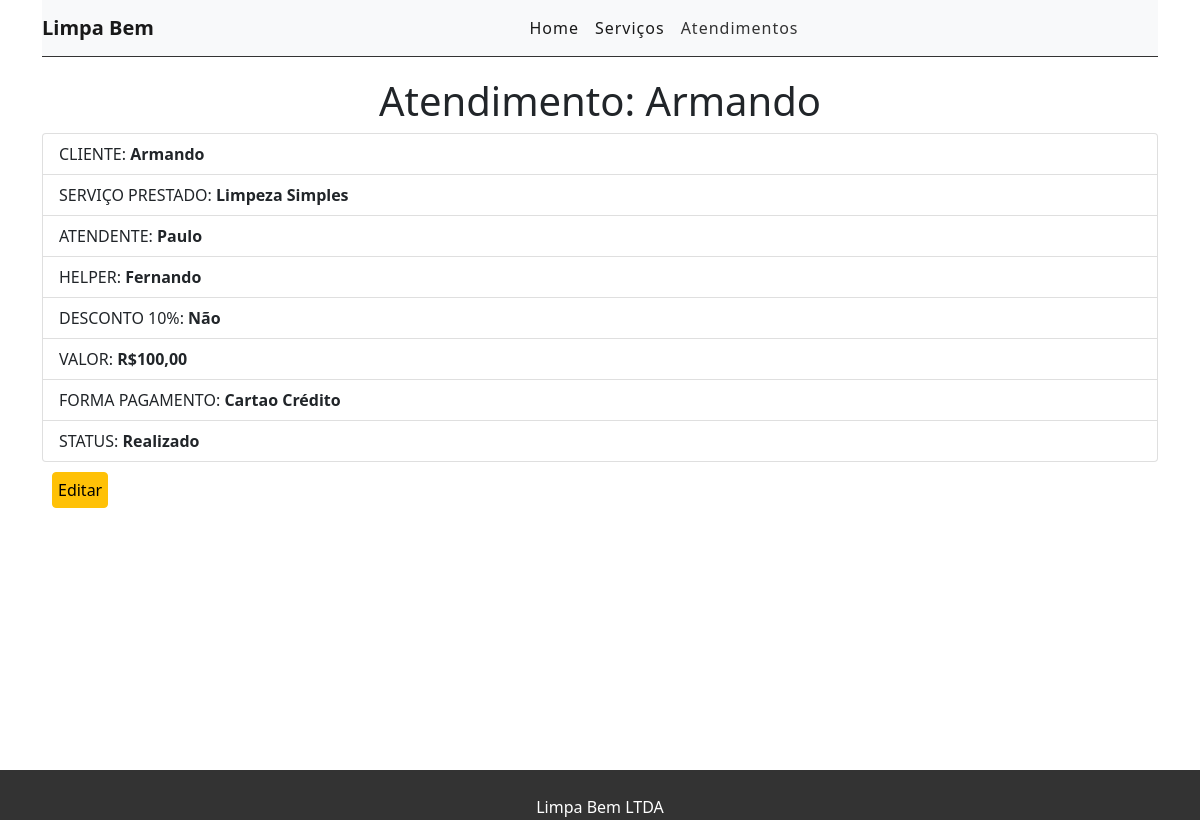
The app's page /atendimentos/atendimento/6/ (signed in) with its own data.
### atendimentos/models.py (models this page shows, shortened)
class Atendimento(models.Model):
    servico = models.ForeignKey(Servico, on_delete = models.CASCADE)
    atendente = models.ForeignKey(
                                settings.AUTH_USER_MODEL, on_delete=models.CASCADE,
                                limit_choices_to={'groups__name': 'Atendente'}, related_name='Atendente')
    helper = models.ForeignKey(
                                settings.AUTH_USER_MODEL, on_delete=models.CASCADE,
                                limit_choices_to={'groups__name': 'Helper'},  related_name='Helper')
    FORMA_PAGAMENTO = (
        ('D', 'Dinheiro'),
        ('P', 'PIX'),
        ('CD', 'Cartao Débito'),
        ('CC', 'Cartao Crédito')
    )
    formapgto = models.CharField(max_length= 2, choices=FORMA_PAGAMENTO,
                                    blank= False, null= False,
                                    default= 'D')
    def get_formapgto_display(self):
        return dict(self.FORMA_PAGAMENTO)[self.formapgto]
    GERENTE_DESCONTO = (
        ('S', 'Sim'),
        ('N', 'Não')
    )
    gerente_desc = models.CharField(max_length= 1,
                                    choices=GERENTE_DESCONTO, blank=False,
                                    null=False, default='N')
    def get_gerente_desc_display(self):
        return dict(self.GERENTE_DESCONTO)[self.gerente_desc]
    valor = models.DecimalField(max_digits=10, decimal_places=2,
                                editable=False, default= 0.0)
    data_atendimento = models.DateTimeField(auto_now_add= True)
    data_agendada = models.DateTimeField(auto_now_add = False,
                                        blank= False, null= False)
    SITUACAO = (
        ('P', 'Pendente'),
        ('R', 'Realizado'),
        ('C', 'Cancelado')
    )
    situacao = models.CharField(max_length=1, choices=SITUACAO,
                                blank=False, null=False,
                                default='P')
    def get_situacao_display(self):
        return dict(self.SITUACAO)[self.situacao]
    cliente = models.ForeignKey(Cliente, on_delete= models.CASCADE)

### clientes/models.py (models this page shows, shortened)
class Cliente(models.Model):
    nome = models.CharField(max_length= 255)
    telefone = models.CharField(max_length= 25)
    endereco = models.CharField(max_length=255)

### servicos/models.py (models this page shows)
class Servico(models.Model):
    nome = models.CharField(max_length = 255)
    valor = models.DecimalField(max_digits = 7, decimal_places = 2)
    descricao = models.TextField(default='Descrição')
    def __str__(self):
        return self.nome

### atendimentos/views.py (the view)
# urls.py: path('atendimento/<int:id>/', views.AtendimentoEspecifico, name='url_ver-atendimento'),
@login_required
def AtendimentoEspecifico(request, id):
    data = {}
    atendimento = get_object_or_404(Atendimento, pk=id)
    if atendimento.gerente_desc == 'S':
        atendimento.valor = atendimento.valor - (atendimento.valor * 10/100)
    data['atendimento'] = atendimento
    return render(request, 'verAtendimento.html', data)

### atendimentos/templates/verAtendimento.html (shortened to what this page needs)
{% extends 'base.html' %}
{% block content %}
<div class="title">
    <h1>Atendimento: {{ atendimento.cliente.nome }}</h1>
 </div>
 <ul class="list-group">
    <li class="list-group-item">CLIENTE: <strong>{{atendimento.cliente.nome}}</strong></li>
    <li class="list-group-item">SERVIÇO PRESTADO: <strong>{{atendimento.servico}}</strong></li>
    <li class="list-group-item">ATENDENTE: <strong>{{atendimento.atendente}}</strong></li>
    <li class="list-group-item">HELPER: <strong>{{atendimento.helper}}</strong></li>
    <li class="list-group-item">DESCONTO 10%: <strong>{{atendimento.get_gerente_desc_display}}</strong></li>
    <li class="list-group-item">VALOR: <strong>R${{atendimento.valor}}</strong></li>
    <li class="list-group-item">FORMA PAGAMENTO: <strong>{{atendimento.get_formapgto_display}}</strong></li>
    <li class="list-group-item">STATUS: <strong>{{atendimento.get_situacao_display}}</strong></li>
  </ul>
  <a href="{%  url 'url_editar-atendimento' atendimento.id %}"><button type="button" class="btn btn-warning" style="padding: 5px; margin: 10px;">Editar</button></a>
{% endblock %}

### templates/base.html (shortened to what this page needs)
{% load static %}
<!DOCTYPE html>
<html lang="pt-br">
<head>
    <link href="https://cdn.jsdelivr.net/npm/bootstrap@5.1.3/dist/css/bootstrap.min.css" rel="stylesheet">
    <link rel="stylesheet" href="{% static 'css/style.css' %}">
</head>
<body>
    <div class="container">
      {% if request.user.is_authenticated %}
        <nav class="navbar navbar-expand-lg navbar-light bg-light">
            <div class="container-fluid">
              <a class="navbar-brand" href="/">Limpa Bem</a>
              <div class="collapse navbar-collapse" id="navbarSupportedContent">
                <ul class="navbar-nav me-auto mb-2 mb-lg-0">
                  <li class="nav-item">
                    <a class="nav-link active" aria-current="page" href="{% url 'landing-page' %}">Home</a>
                  </li>
                  <li class="nav-item">
                    <a class="nav-link active" aria-current="page" href="{% url 'url_servico' %}">Serviços</a>
                  </li>
                  <li class="nav-item">
                    <a class="nav-link" href="{% url 'url_atendimentos' %}">Atendimentos</a>
                  </li>
                    </ul>
              </div>
            </div>
          </nav>
          {% endif %}
    {% block content%}{% endblock %}
    </div>
       <footer>
          <p>Limpa Bem LTDA</p>
        </footer>
</body>
</html>

### static/css/style.css (style rules this page uses)
* { padding: 0; }
.container-fluid { padding: 0; }
html, body { height: 100%; margin: 0; }
.container { min-height: 100%; margin-bottom: -50px; }
.navbar { border-bottom: 1px solid #333; background-color: #333; margin-bottom: 20px; }
.navbar-nav { margin: auto; }
.navbar-brand { font-weight: bold; }
.navbar-light .navbar-nav a.nav-link { color: #333; letter-spacing: 1px; }
a { text-decoration: none; color:inherit; }
.title { text-align: center; }
footer { bottom: 0; background-color: #333; color: #FFFF; margin-top: 20px; width: 100%; left: 0; right: 0; height: 50px; }
footer p { color: #FFFF; text-align: center; top: 50%; position: relative; }

### records on screen
Atendimento: cliente.nome "Armando", servico "Limpeza Simples", atendente "Paulo", helper "Fernando", gerente_desc "Não", valor "100,00", formapgto "Cartao Crédito", situacao "Realizado"
